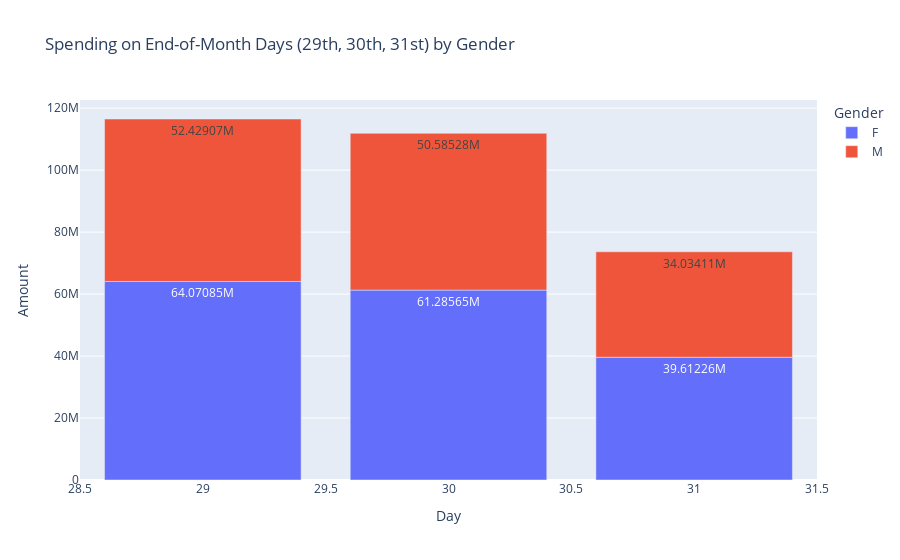

Notebook source saved alongside this figure:
### Markdown cell above
Reason:
Spending patterns often peak toward the end of the month, coinciding with salary payments. Understanding these patterns and offering incentives during this period can drive increased spending, thereby boosting revenue. By targeting consumers when they are more likely to have disposable income, businesses can capitalize on heightened purchasing power.


Procedure:

Extract the day number: Extract the day of the month from the Date column to identify specific days like the 29th, 30th, and 31st.
Subset the data: Filter the dataset to include only entries from the 29th, 30th, and 31st of each month.
Group the data: Group the filtered data by day number and gender, then calculate the total spending for these days.
Create a chart: Visualize the grouped data with a bar chart, showing the total expenses for the 29th, 30th, and 31st, segmented by gender.

### Code cell
import pandas as pd
import plotly.express as px

# Step 1: Extract the day number from the 'Date' column
df['Day'] = pd.to_datetime(df['Date']).dt.day

# Step 2: Subset the data for the end of the month (29th, 30th, 31st)
end_of_month_data = df[df['Day'].isin([29, 30, 31])]

# Step 3: Group the data by day number and gender, then sum the 'Amount'
grouped_end_of_month = end_of_month_data.groupby(['Day', 'Gender'], as_index=False)['Amount'].sum()

# Step 4: Create a bar chart of the grouped data
fig = px.bar(grouped_end_of_month, x='Day', y='Amount', color='Gender', text_auto=True,
             title="Spending on End-of-Month Days (29th, 30th, 31st) by Gender")

# Show the plot
fig.show()

### Figure 1 — Plotly figure (JSON) as saved in the notebook; plotly's stock layout.template omitted (floating-point values rounded to 4 significant figures)
{"data": [{"alignmentgroup": "True", "hovertemplate": "Gender=F<br>Day=%{x}<br>Amount=%{y}<extra></extra>", "legendgroup": "F", "marker": {"color": "#636efa", "pattern": {"shape": ""}}, "name": "F", "offsetgroup": "F", "orientation": "v", "showlegend": true, "textposition": "auto", "texttemplate": "%{y}", "type": "bar", "x": [29, 30, 31], "xaxis": "x", "y": [64070845, 61285649, 39612261], "yaxis": "y"}, {"alignmentgroup": "True", "hovertemplate": "Gender=M<br>Day=%{x}<br>Amount=%{y}<extra></extra>", "legendgroup": "M", "marker": {"color": "#EF553B", "pattern": {"shape": ""}}, "name": "M", "offsetgroup": "M", "orientation": "v", "showlegend": true, "textposition": "auto", "texttemplate": "%{y}", "type": "bar", "x": [29, 30, 31], "xaxis": "x", "y": [52429070, 50585276, 34034107], "yaxis": "y"}], "layout": {"barmode": "relative", "legend": {"title": {"text": "Gender"}, "tracegroupgap": 0}, "title": {"text": "Spending on End-of-Month Days (29th, 30th, 31st) by Gender"}, "xaxis": {"anchor": "y", "domain": [0, 1], "title": {"text": "Day"}}, "yaxis": {"anchor": "x", "domain": [0, 1], "title": {"text": "Amount"}}}}
